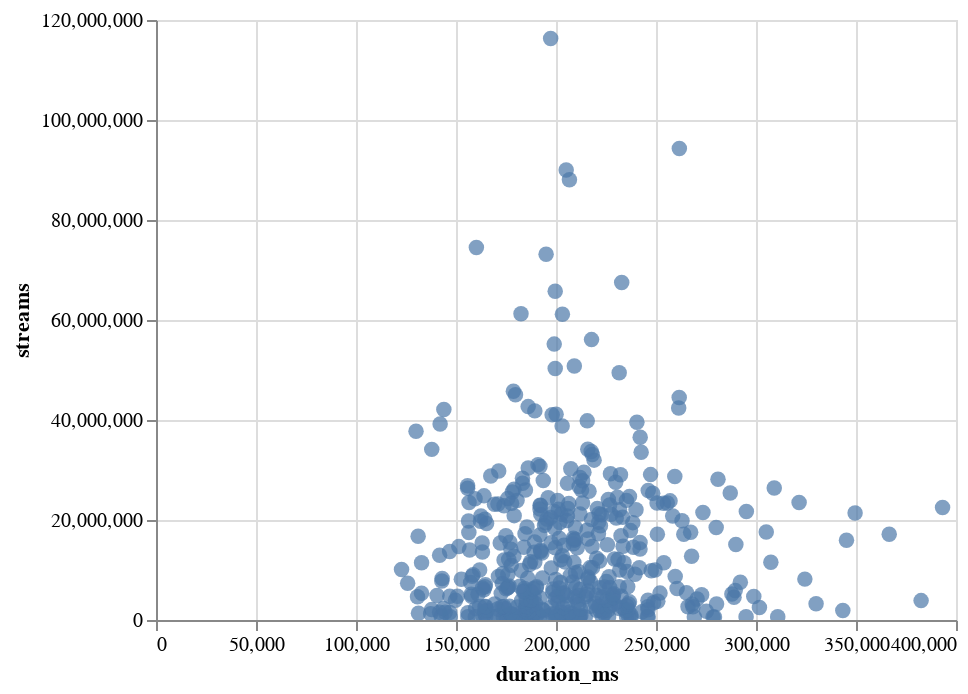

Notebook code cell kept with this figure:
### Code cell
alt.Chart(df).mark_circle(size=60).encode(
    x='duration_ms',
    y='streams',
    tooltip=['duration_ms','streams']
).interactive()

### Figure 1 — Vega-Lite specification as saved in the notebook (floating-point values rounded to 4 significant figures; data arrays with more than 128 entries replaced by an {"elided": "..."} marker saying what was removed)
{"config": {"view": {"continuousWidth": 400, "continuousHeight": 300}}, "data": {"name": "data-5128c5da305daf28d6bf299d6d50e9e1"}, "mark": {"type": "circle", "size": 60}, "encoding": {"tooltip": [{"field": "duration_ms", "type": "quantitative"}, {"field": "streams", "type": "quantitative"}], "x": {"field": "duration_ms", "type": "quantitative"}, "y": {"field": "streams", "type": "quantitative"}}, "selection": {"selector004": {"type": "interval", "bind": "scales", "encodings": ["x", "y"]}}, "$schema": "https://vega.github.io/schema/vega-lite/v4.17.0.json", "datasets": {"data-5128c5da305daf28d6bf299d6d50e9e1": {"elided": "447 records"}}}
